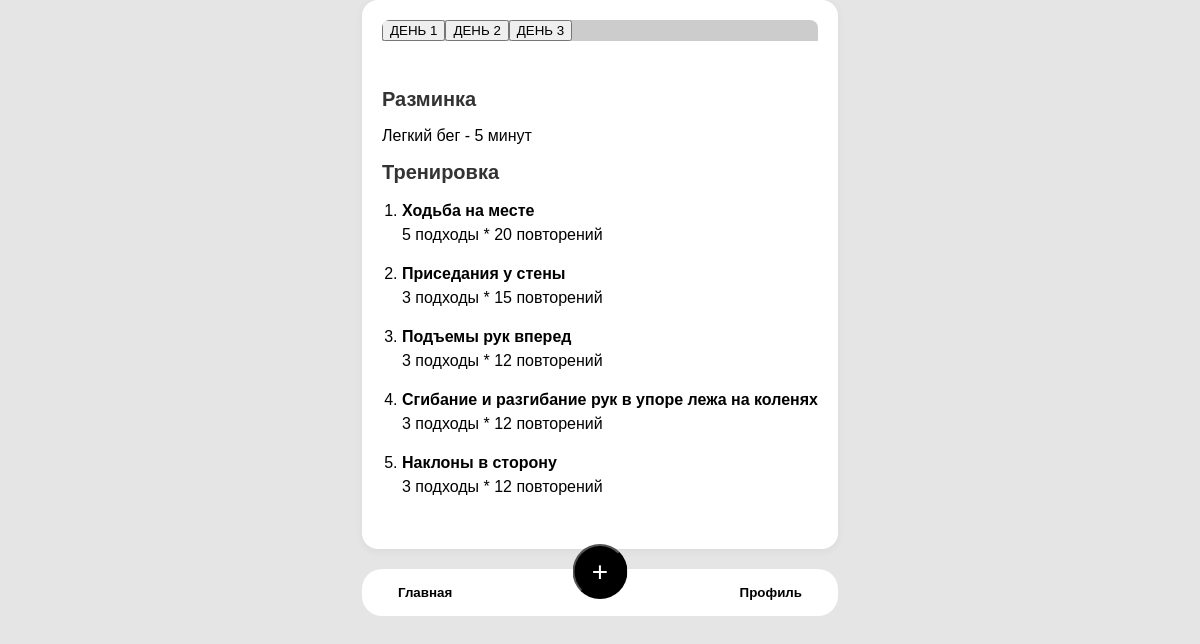
/train (signed in), run on the app's committed database.
### app.py (models this page shows, shortened)
class Exercise(db.Model):
    __tablename__ = 'exercises'
    id = db.Column(db.Integer, primary_key=True)
    training_id = db.Column(db.Integer, db.ForeignKey('training_days.id'),nullable=False)
    name = db.Column(db.String(200),nullable=False)
    sets = db.Column(db.Integer,nullable=False)
    reps = db.Column(db.Integer,nullable=False)
    training_day = db.relationship('TrainingDay',backref='exercises')

### app.py (the view)
@app.route('/train',methods=['GET', 'POST'])
def train():
    data_user = session['user']
    user_id = data_user['id']
    program = WeeklyProgram.query.filter_by(user_id=user_id).first()
    training_days = TrainingDay.query.filter_by(program_id=program.id).all()
    day_exercises = {}
    for day in training_days:
        exercises = Exercise.query.filter_by(training_id=day.id).all()
        day_exercises[day.day_of_week] = exercises
    pages = {'train1_': 'none', 'train2_': 'none', 'train3_': 'none'}
    def get_exercise_data(day_key, exercises_list, count=5):
        data = {}
        for i in range(count):
            if i < len(exercises_list):
                ex = exercises_list[i]
                data[f'train{i+1}'] = ex.name
                data[f'train{i+1}_count1'] = ex.sets
                data[f'train{i+1}_count2'] = ex.reps
            else:
                data[f'train{i+1}'] = "—"
                data[f'train{i+1}_count1'] = 0
                data[f'train{i+1}_count2'] = 0
        return data
    if request.method == 'POST':
        if "button_train1" in request.form:
            pages['train1_'] = 'block'
            exercises = day_exercises.get('1', [])
            extra_data = get_exercise_data('1', exercises)
            return render_template('train.html', **pages, **extra_data)
        elif "button_train2" in request.form:
            pages['train2_'] = 'block'
            exercises = day_exercises.get('2', [])
            extra_data = get_exercise_data('2', exercises)
            return render_template('train.html', **pages, **extra_data)
        elif "button_train3" in request.form:
            pages['train3_'] = 'block'
            exercises = day_exercises.get('3', [])
            extra_data = get_exercise_data('3', exercises)
            return render_template('train.html', **pages, **extra_data)
        elif "button_profile" in request.form:
            return redirect('/profile')
        elif "button_main" in request.form:
            return redirect('/training')
        elif "button_addtrain" in request.form:
            return redirect('/train')
    else:
        pages['train1_'] = 'block'
        exercises = day_exercises.get('1', [])
        extra_data = get_exercise_data('1', exercises)
        return render_template('train.html', **pages, **extra_data)

### templates/train.html (shortened to what this page needs)
<!DOCTYPE html>
<html lang="ru">
<head>
    <link rel="stylesheet" href="{{url_for('static',filename='css/train.css')}}">
</head>
<body>
    <form method="POST">
    <div class="page" id="page1" style="display: {{ train1_ }};">
        <div class="container">
            <div class="day-tabs">
                <button type="submit" name="button_train1" class="btn primary">ДЕНЬ 1</button>
                <button type="submit" name="button_train2" class="btn primary">ДЕНЬ 2</button>
                <button type="submit" name="button_train3" class="btn primary">ДЕНЬ 3</button>
            </div>
            <div class="workout-plan">
                <h2>Разминка</h2>
                <p>Легкий бег - 5 минут</p>
                <h2>Тренировка</h2>
                <ol>
                    <li>
                        <strong>{{ train1 }}</strong>
                        <br>{{ train1_count1 }} подходы * {{ train1_count2 }} повторений
                    </li>
                    <li>
                        <strong>{{ train2 }}</strong>
                        <br>{{ train2_count1 }} подходы * {{ train2_count2 }} повторений
                    </li>
                    <li>
                        <strong>{{ train3 }}</strong>
                        <br>{{ train3_count1 }} подходы * {{ train3_count2 }} повторений
                    </li>
                    <li>
                        <strong>{{ train4 }}</strong>
                        <br>{{ train4_count1 }} подходы * {{ train4_count2 }} повторений
                    </li>
                    <li>
                        <strong>{{ train5 }}</strong>
                        <br>{{ train5_count1 }} подходы * {{ train5_count2 }} повторений
                    </li>
                </ol>
            </div>
        </div>
        <div class="bottom-nav">
            <button type="submit" name="button_main" class="nav-item">
                Главная
            </button>
            <button type="submit" name="button_addtrain" class="nav-center">
                +
            </button>
            <button type="submit" name="button_profile" class="nav-item">
                Профиль
            </button>
        </div>
    </div>
</form>
</body>
</html>

### static/css/train.css (style rules this page uses)
* { box-sizing: border-box; font-family: Arial, sans-serif; }
html,body { margin: 0; background: #e5e5e5; display: flex; width: 100%; height: 100%; justify-content: center; }
.page { display: flex; flex-direction: column; min-height: 100vh; }
.container { background: white; border-radius: 16px; padding: 20px; margin-bottom: 20px; box-shadow: 0 2px 10px rgba(0,0,0,0.05); }
h1, h2 { font-weight: bold; margin-bottom: 15px; color: #333; }
h2 { font-size: 20px; }
.bottom-nav { position: relative; display: flex; justify-content: space-between; align-items: center; padding: 15px 30px; background: #ffffff; border-radius: 20px; }
.nav-item { background: transparent; border: none; color: black; cursor: pointer; font-weight: bold; }
.nav-center { position: absolute; left: 50%; top: -25px; transform: translateX(-50%); width: 55px; height: 55px; background: #000; color: #fff; border-radius: 50%; display: flex; align-items: center; justify-content: center; font-size: 28px; cursor: pointer; }
.day-tabs { display: flex; background: #ccc; border-radius: 8px 8px 0 0; overflow: hidden; margin-bottom: 15px; }
.workout-plan { padding: 15px 0; }
.workout-plan ol { list-style-type: decimal; padding-left: 20px; margin: 15px 0; }
.workout-plan li { margin-bottom: 15px; line-height: 1.5; }

### data on the page
Exercise: name "Ходьба на месте"
Exercise: name "Приседания у стены"
Exercise: name "Подъемы рук вперед"
Exercise: name "Сгибание и разгибание рук в упоре лежа на коленях"
Exercise: name "Наклоны в сторону"

### other printed values
{{ train1_count1 }} "5"
{{ train1_count2 }} "20"
{{ train2_count1 }} "3"
{{ train2_count2 }} "15"
{{ train3_count1 }} "3"
{{ train3_count2 }} "12"
{{ train4_count1 }} "3"
{{ train4_count2 }} "12"
{{ train5_count1 }} "3"
{{ train5_count2 }} "12"
